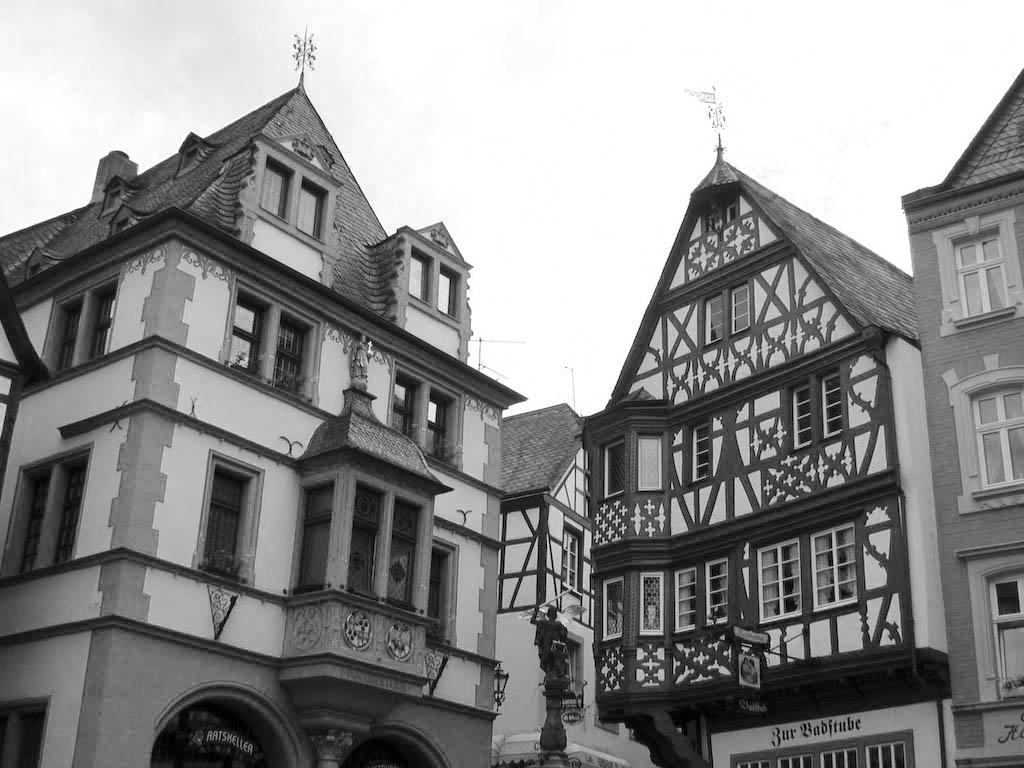
#> input picture 2016BEC078 NEHA KALA/Experiment_14_Thresholding/Thresh.jpg, 1024 x 768 px, found by its file name
$ python Thresholding.py
#> lines starting #> are read from the running program, lines starting #| are printed output that depends on the picture; after the words box and inside, x2 and y2 are one past the last pixel; in counts of white or black regions, pixels touching at a corner belong together
# -*- coding: utf-8 -*-
"""
Created on Fri Nov  8 22:03:44 2019

@author: Neha Kala
"""

import cv2
from matplotlib import pyplot as plt
img=cv2.imread("thresh.jpg",0)
#> img is the input picture: shape (768, 1024); min 0, max 255, mean 141.3
plt.subplot(321)
plt.imshow(img,cmap='gray')
plt.title('Original image',fontsize=20)

# global thresholding
ret1,th1 = cv2.threshold(img,127,255,cv2.THRESH_BINARY)
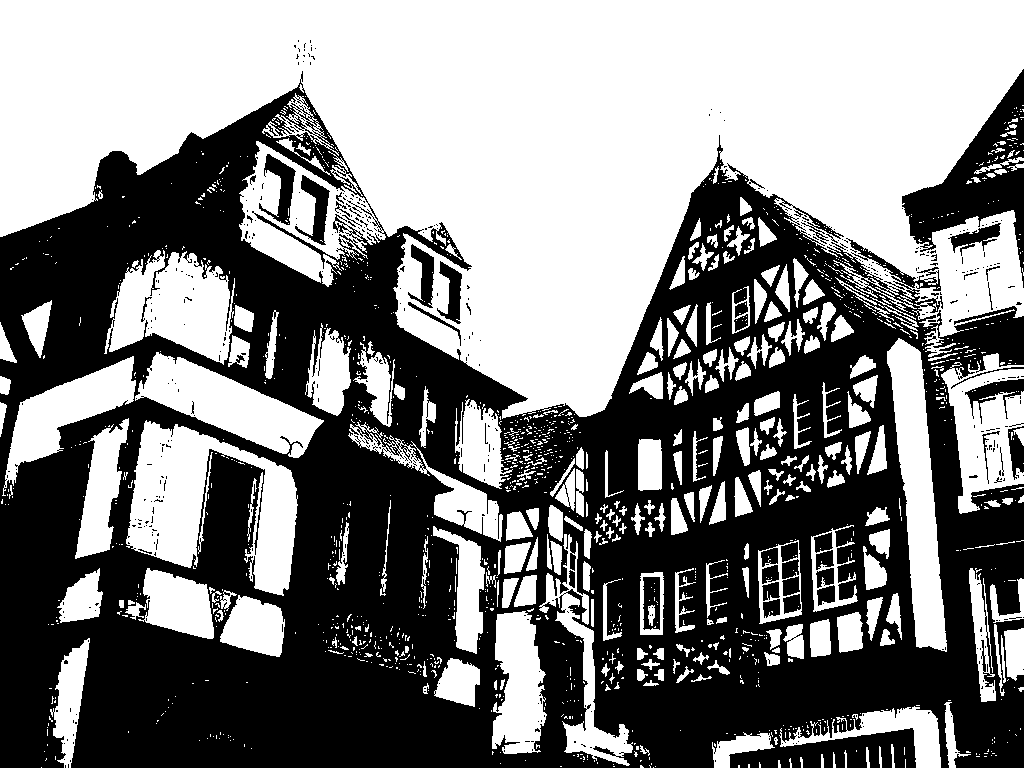
#> th1: shape (768, 1024); 50.9% white; 500 black regions (457 under 20 px), largest, box (x1, y1, x2, y2) and area: (0, 71, 1024, 768) 365178, (902, 69, 1024, 288) 9094, (259, 154, 296, 225) 1036
plt.subplot(322)
plt.imshow(th1,cmap='gray')
plt.title('Global Thresholding',fontsize=20)
# Otsu's thresholding
ret2,th2 = cv2.threshold(img,0,255,cv2.THRESH_BINARY+cv2.THRESH_OTSU)
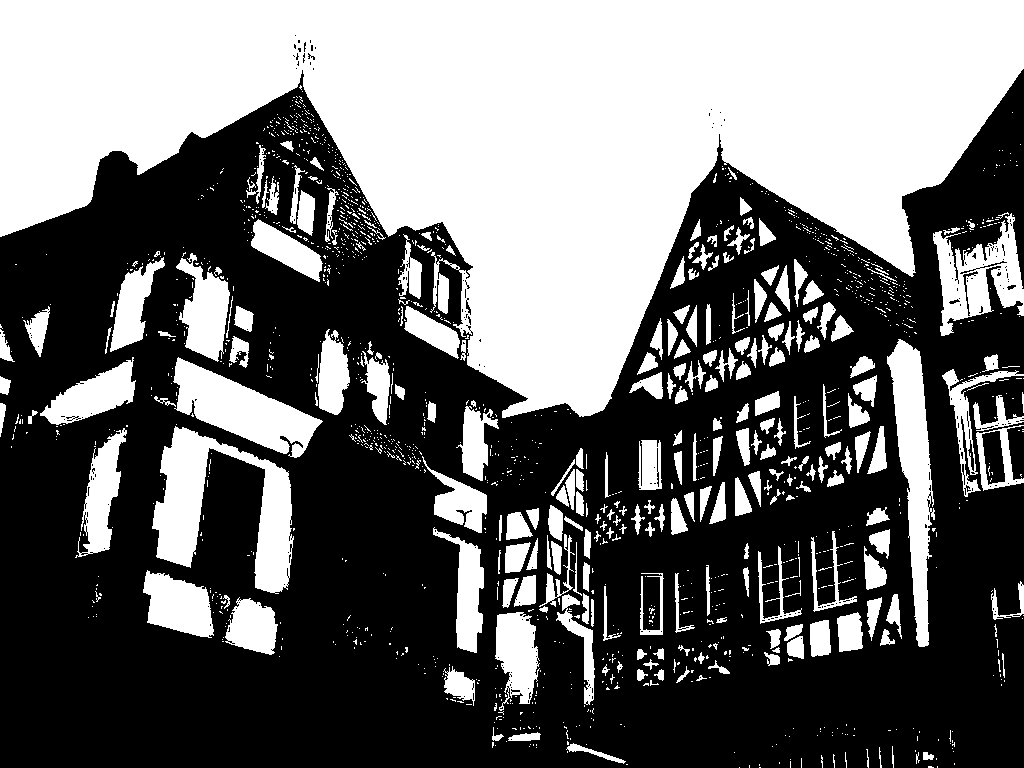
#> th2: shape (768, 1024); 42.4% white; 1572 white regions (1313 under 20 px), largest, box (x1, y1, x2, y2) and area: (0, 0, 1024, 418) 225751, (152, 426, 294, 594) 9845, (887, 339, 935, 647) 6932
#> ret2 = 152
plt.subplot(323)
plt.imshow(th2,cmap='gray')
plt.title('Otsu Thresholding',fontsize=20)


th4 = cv2.adaptiveThreshold(img,255,cv2.ADAPTIVE_THRESH_MEAN_C,\
            cv2.THRESH_BINARY,11,2)
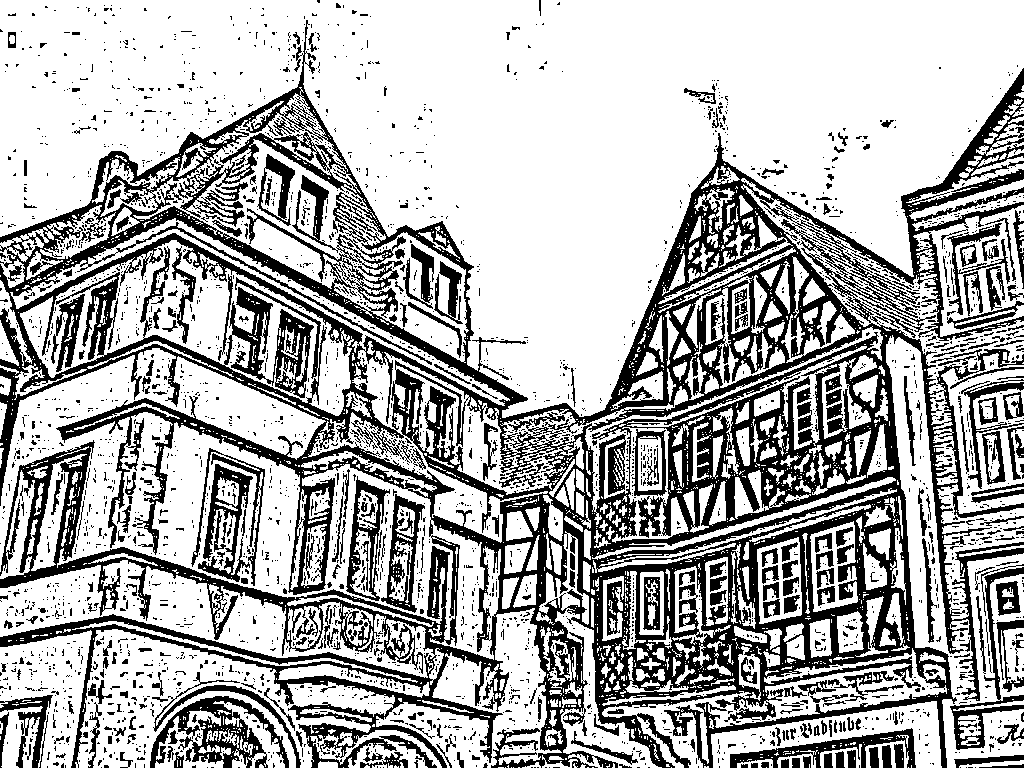
#> th4: shape (768, 1024); 68.7% white; 3200 black regions (2827 under 20 px), largest, box (x1, y1, x2, y2) and area: (0, 20, 1024, 768) 182747, (150, 696, 289, 768) 3760, (730, 728, 916, 768) 2110
plt.subplot(324)
plt.imshow(th4,cmap='gray')
plt.title('Adaptive Mean Thresholding',fontsize=20)

th5 = cv2.adaptiveThreshold(img,255,cv2.ADAPTIVE_THRESH_GAUSSIAN_C,\
            cv2.THRESH_BINARY,11,2)
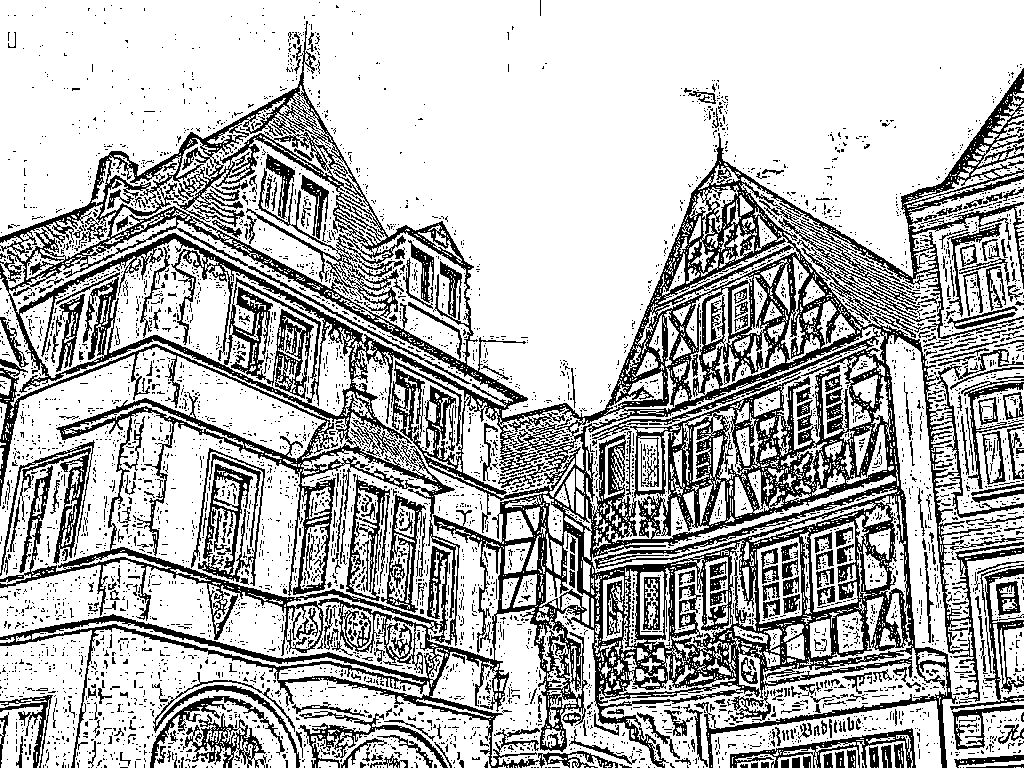
#> th5: shape (768, 1024); 71.8% white; 5284 black regions (4879 under 20 px), largest, box (x1, y1, x2, y2) and area: (0, 21, 1024, 768) 152521, (191, 448, 265, 586) 2452, (730, 728, 916, 768) 1734
plt.subplot(325)
plt.imshow(th5,cmap='gray')
plt.title('Adaptive Gaussian Thresholding',fontsize=20)
